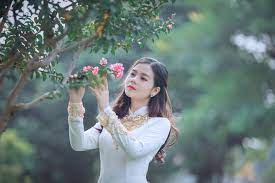
%> input picture indir.jfif, 275 x 183 px
$ octave komsuluklar.m   (GNU Octave 9; MATLAB toolbox functions it lacks are replaced by stand-ins)
%> lines starting %> are read from the running program, lines starting %| are printed output that depends on the picture
image = imread('indir.jfif');
%> image is the input picture: size 183x275x3 uint8; mean R, G, B 107.4, 123.5, 122
Igray = rgb2gray(image);
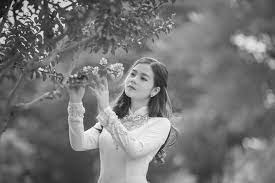
%> Igray: size 183x275 uint8; min 3, max 254, mean 118.5
boyut_gray = size(Igray);
%> boyut_gray = [183 275]
Igray = double(Igray);
%> Igray: size 183x275 double
Igray_4komsuluk = Igray;
figure;imshow(Igray_4komsuluk,[]);

for r=2:boyut_gray(1)-1
  for c=2:boyut_gray(2)-1
    Igray_4komsuluk(r,c) = (Igray(r,c) + Igray(r,c-1) + Igray(r,c+1)...
    + Igray(r-1,c) + Igray(r+1,c))/5;

  endfor
endfor
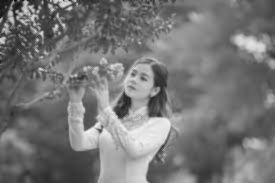
%> Igray_4komsuluk: size 183x275 double; min 9, max 242.8, mean 118.5

figure; imshow(Igray_4komsuluk,[]);

$ run again, with 5235215.jfif copied over indir.jfif
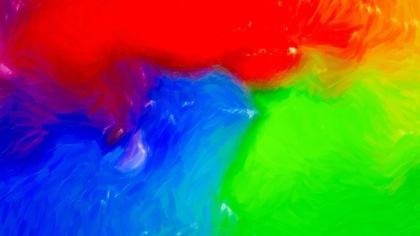
%> input picture 5235215.jfif, 420 x 236 px, shrunk from 4000 x 2250 before the run
%> image is the input picture: size 236x420x3 uint8; mean R, G, B 101.2, 104.1, 82
%> `Igray = rgb2gray(image);`:
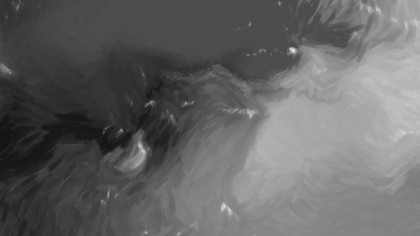
%> Igray: size 236x420 uint8; min 20, max 236, mean 100.7

$ run again, with deneme.jpg saved as indir.jfif
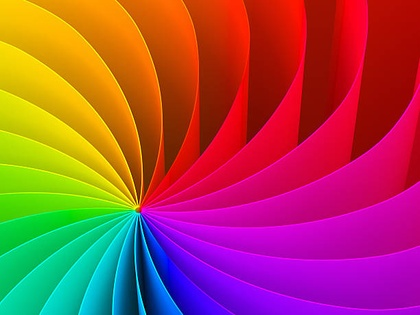
%> input picture deneme.jpg, 420 x 315 px, shrunk from 612 x 459 before the run
%> image is the input picture: size 315x420x3 uint8; mean R, G, B 167, 70.5, 74
%> `Igray = rgb2gray(image);`:
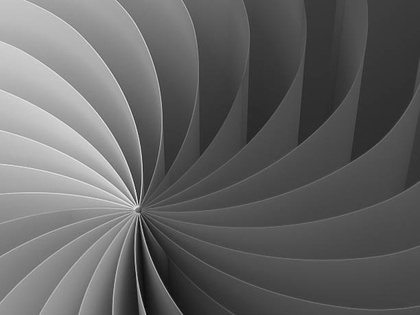
%> Igray: size 315x420 uint8; min 8, max 229, mean 99.7
